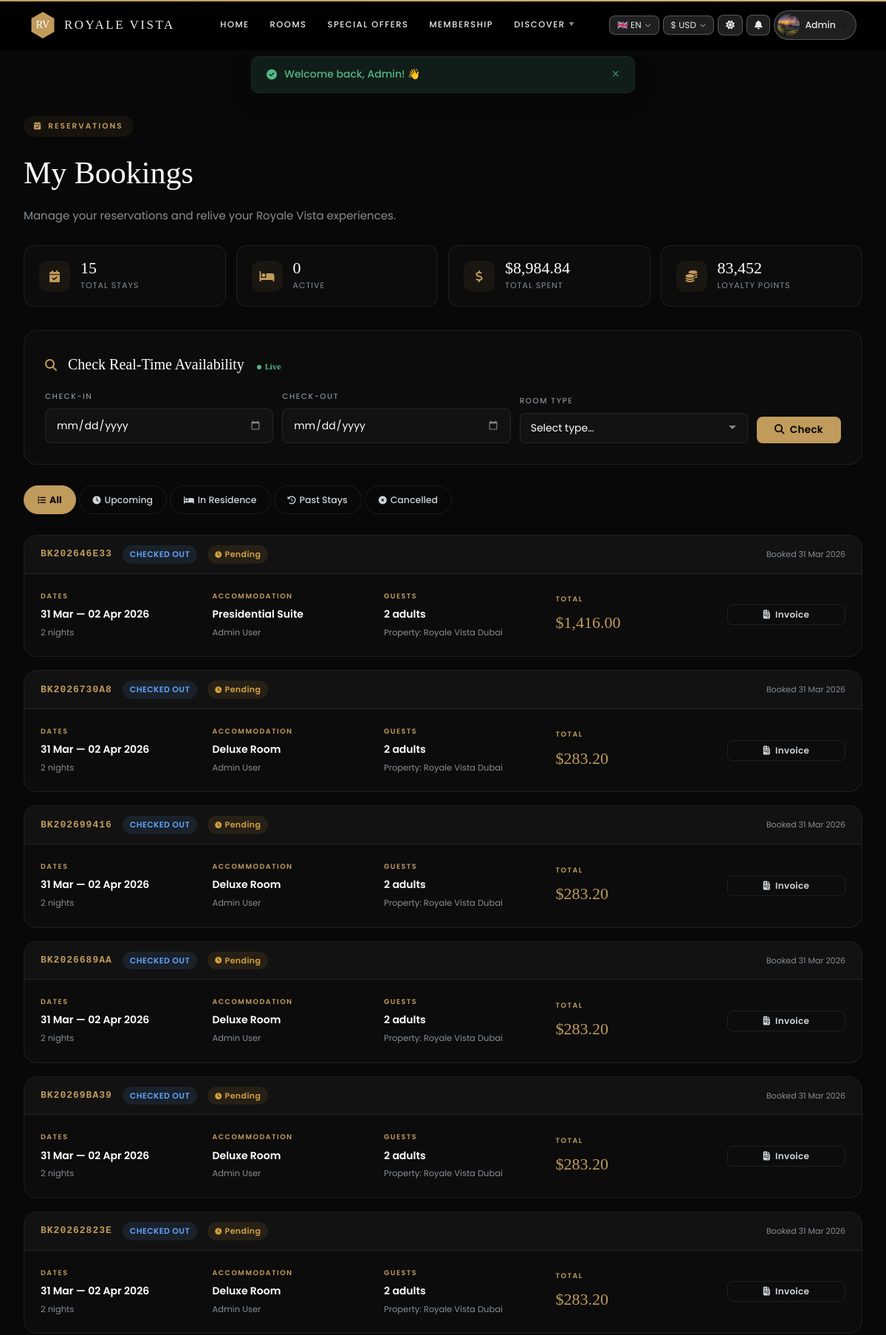
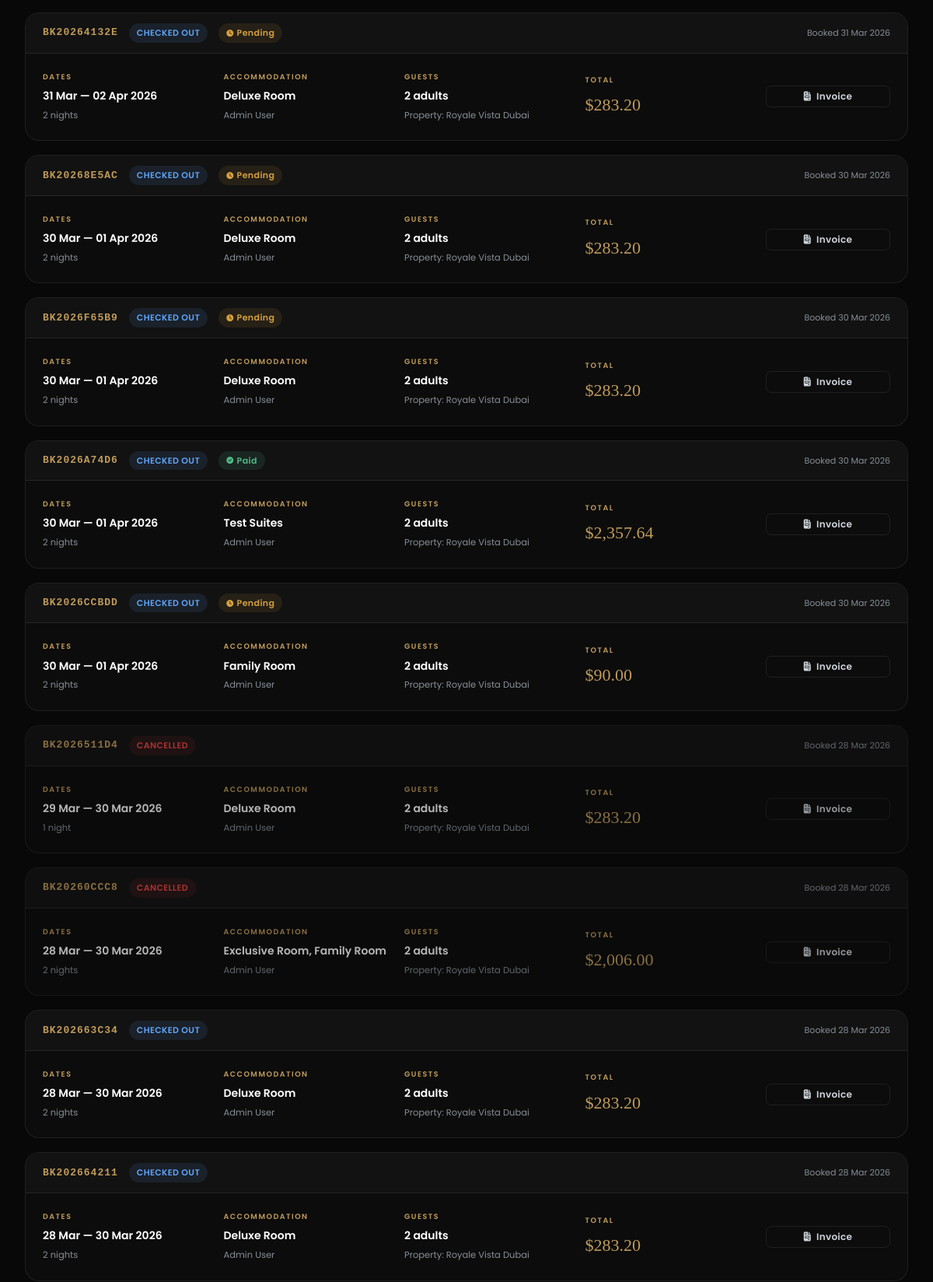
The page /bookings.php (signed in, upper part) on the database its author committed (2 pictures, top to bottom).
### tables this page shows
CREATE TABLE IF NOT EXISTS `loyalty_points` (
  `id` int NOT NULL AUTO_INCREMENT,
  `user_id` int NOT NULL,
  `total_points` int DEFAULT '0',
  `lifetime_points` int DEFAULT '0',
  `tier` enum('bronze','silver','gold','platinum') DEFAULT 'bronze',
  `updated_at` timestamp NULL DEFAULT CURRENT_TIMESTAMP ON UPDATE CURRENT_TIMESTAMP,
  PRIMARY KEY (`id`),
  UNIQUE KEY `user_id` (`user_id`)
);

CREATE TABLE IF NOT EXISTS `bookings` (
  `id` int NOT NULL AUTO_INCREMENT,
  `booking_ref` varchar(30) NOT NULL,
  `invoice_no` varchar(30) DEFAULT NULL,
  `user_id` int DEFAULT NULL,
  `guest_name` varchar(200) NOT NULL,
  `guest_email` varchar(191) NOT NULL,
  `guest_phone` varchar(30) DEFAULT NULL,
  `check_in` date NOT NULL,
  `check_out` date NOT NULL,
  `nights` int NOT NULL,
  `adults` int DEFAULT '1',
  `children` int DEFAULT '0',
  `special_req` text,
  `total_usd` decimal(10,2) NOT NULL,
  `discount_usd` decimal(10,2) DEFAULT '0.00',
  `taxes_usd` decimal(10,2) DEFAULT '0.00',
  `final_usd` decimal(10,2) NOT NULL,
  `currency` varchar(10) DEFAULT 'USD',
  `offer_code` varchar(50) DEFAULT NULL,
  `member_number` varchar(50) DEFAULT NULL,
  `pay_method` enum('card','upi','paypal','hotel') DEFAULT 'hotel',
  `pay_status` enum('pending','paid','failed','refunded') DEFAULT 'pending',
  `transaction_id` varchar(200) DEFAULT NULL,
  `paid_at` timestamp NULL DEFAULT NULL,
  `status` enum('confirmed','cancelled','checked_in','checked_out') DEFAULT 'confirmed',
  `created_at` timestamp NULL DEFAULT CURRENT_TIMESTAMP,
  PRIMARY KEY (`id`),
  UNIQUE KEY `booking_ref` (`booking_ref`),
  KEY `user_id` (`user_id`)
);

### bookings.php (the view, shortened to what this page needs)
<?php
require_once __DIR__ . '/includes/config.php';
require_once __DIR__ . '/includes/db.php';
$uid = (int)$_SESSION['user_id'];
$sf  = clean($_GET['s'] ?? 'all');
$where  = 'b.user_id = ?';
$params = [$uid];
$bks = $pdo->prepare("
    SELECT b.*,
           GROUP_CONCAT(br.room_type_name ORDER BY br.id SEPARATOR ', ') rooms_str
    FROM   bookings b
    LEFT JOIN booked_rooms br ON br.booking_ref = b.booking_ref
    WHERE  $where
    GROUP  BY b.id
    ORDER  BY b.created_at DESC
");
$bks->execute($params);
$allBks = $bks->fetchAll();
$statQ = $pdo->prepare("SELECT COUNT(*) total, COALESCE(SUM(final_usd),0) spent,
    SUM(CASE WHEN status IN ('confirmed','checked_in') THEN 1 ELSE 0 END) active
    FROM bookings WHERE user_id=?");
$statQ->execute([$uid]);
$stats = $statQ->fetch();
$loyQ = $pdo->prepare("SELECT total_points FROM loyalty_points WHERE user_id=?");
$loyQ->execute([$uid]);
$loyPts = (int)($loyQ->fetchColumn() ?? 0);
require __DIR__ . '/header.php';
?>
<div class="bk-page">
  <div class="container">
    <div style="margin-bottom: 28px">
      <div class="section-badge"><i class="fas fa-calendar-check"></i> Reservations</div>
      <h1 style="font-family:var(--serif);font-size:clamp(28px,4vw,42px);font-weight:300;margin-bottom:8px">My Bookings</h1>
      <p style="color:var(--muted);font-size:15px">Manage your reservations and relive your Royale Vista experiences.</p>
    </div>
    <div class="bk-summary">
      <div class="bk-sum-box">
        <div class="bk-sum-ico"><i class="fas fa-calendar-check"></i></div>
        <div>
          <div class="bk-sum-val"><?= $stats['total'] ?></div>
          <div class="bk-sum-lbl">Total Stays</div>
        </div>
      </div>
      <div class="bk-sum-box">
        <div class="bk-sum-ico"><i class="fas fa-bed"></i></div>
        <div>
          <div class="bk-sum-val"><?= $stats['active'] ?></div>
          <div class="bk-sum-lbl">Active</div>
        </div>
      </div>
      <div class="bk-sum-box">
        <div class="bk-sum-ico"><i class="fas fa-dollar-sign"></i></div>
        <div>
          <div class="bk-sum-val"><?= formatPrice($stats['spent']) ?></div>
          <div class="bk-sum-lbl">Total Spent</div>
        </div>
      </div>
      <div class="bk-sum-box">
        <div class="bk-sum-ico"><i class="fas fa-coins"></i></div>
        <div>
          <div class="bk-sum-val"><?= number_format($loyPts) ?></div>
          <div class="bk-sum-lbl">Loyalty Points</div>
        </div>
      </div>
    </div>
    <div class="avail-widget">
      <h3>
        <i class="fas fa-search" style="color:var(--gold);margin-right:10px;font-size:16px"></i>
        Check Real-Time Availability
        <span class="rt-live" style="margin-left:12px"><span class="rt-live-dot"></span> Live</span>
      </h3>
      <div class="avail-grid">
        <div class="form-group" style="margin:0">
          <label class="form-label">Check-in</label>
          <input type="date" class="form-control" id="avChIn" min="<?= date('Y-m-d') ?>">
        </div>
        <div class="form-group" style="margin:0">
          <label class="form-label">Check-out</label>
          <input type="date" class="form-control" id="avChOut">
        </div>
        <div class="form-group" style="margin:0">
          <label class="form-label">Room Type</label>
          <select class="form-control" id="avRoomType">
            <option value="">Select type…</option>
          </select>
        </div>
        <button class="btn btn-gold" onclick="checkAvail()" id="avBtn" style="white-space:nowrap">
          <i class="fas fa-search"></i> Check
        </button>
      </div>
    </div>
    <div class="bk-tabs">
      <?php foreach ([
        'all'         => ['All',          'fa-list'],
        'confirmed'   => ['Upcoming',     'fa-clock'],
        'checked_in'  => ['In Residence', 'fa-bed'],
        'checked_out' => ['Past Stays',   'fa-history'],
        'cancelled'   => ['Cancelled',    'fa-times-circle'],
      ] as $v => [$l, $ico]): ?>
      <a href="?s=<?= $v ?>" class="bk-tab <?= $sf===$v?'active':'' ?>">
        <i class="fas <?= $ico ?>" style="font-size:11px;margin-right:5px"></i><?= $l ?>
      </a>
      <?php endforeach; ?>
    </div>
    <?php if (empty($allBks)): ?>
    <div class="bk-empty">
      <div class="bk-empty-ico"><i class="fas fa-calendar-times"></i></div>
      <h3 style="font-family:var(--serif);font-size:26px;margin-bottom:10px">No reservations found</h3>
      <p style="color:var(--muted);margin-bottom:24px">Your next adventure awaits.</p>
      <a href="<?= $B ?>/rooms.php" class="btn btn-gold"><i class="fas fa-bed"></i> Browse Rooms</a>
    </div>
    <?php else: ?>
    <?php foreach ($allBks as $bk):
      $isCancelled = $bk['status'] === 'cancelled';
      $statusColors = [
        'confirmed'   => ['#c09b5b','rgba(192,155,91,.1)'],
        'checked_in'  => ['#22c55e','rgba(34,197,94,.1)'],
        'checked_out' => ['#60a5fa','rgba(96,165,250,.1)'],
        'cancelled'   => ['#ef4444','rgba(239,68,68,.1)'],
        'pending'     => ['#f59e0b','rgba(245,158,11,.1)'],
      ];
      [$sColor, $sBg] = $statusColors[$bk['status']] ?? ['#888','rgba(128,128,128,.1)'];
    ?>
    <div class="bk-card <?= $isCancelled?'cancelled':'' ?>" id="bkcard-<?= $bk['booking_ref'] ?>">
      <div class="bk-head">
        <div style="display:flex;align-items:center;gap:14px;flex-wrap:wrap">
          <span class="bk-ref"><?= htmlspecialchars($bk['booking_ref']) ?></span>
          <span id="badge-<?= $bk['booking_ref'] ?>" class="badge" style="background:<?= $sBg ?>;color:<?= $sColor ?>">
            <?= strtoupper(str_replace('_',' ',$bk['status'])) ?>
          </span>
          <?php if ($bk['pay_status'] === 'paid'): ?>
          <span class="badge badge-green"><i class="fas fa-check-circle" style="font-size:9px"></i> Paid</span>
          <?php elseif ($bk['pay_status'] === 'pending'): ?>
          <span class="badge badge-amber"><i class="fas fa-clock" style="font-size:9px"></i> Pending</span>
          <?php endif; ?>
        </div>
        <span class="bk-created">Booked <?= date('d M Y', strtotime($bk['created_at'])) ?></span>
      </div>
      <div class="bk-body">
        <div>
          <div class="bk-lbl">Dates</div>
          <div class="bk-val"><?= date('d M', strtotime($bk['check_in'])) ?> — <?= date('d M Y', strtotime($bk['check_out'])) ?></div>
          <div class="bk-sub"><?= nightsBetween($bk['check_in'],$bk['check_out']) ?> night<?= nightsBetween($bk['check_in'],$bk['check_out'])!=1?'s':'' ?></div>
        </div>
        <div>
          <div class="bk-lbl">Accommodation</div>
          <div class="bk-val"><?= htmlspecialchars($bk['rooms_str'] ?? 'Bespoke Selection') ?></div>
          <div class="bk-sub"><?= htmlspecialchars($bk['guest_name']) ?></div>
        </div>
        <div>
          <div class="bk-lbl">Guests</div>
          <div class="bk-val"><?= (int)$bk['adults'] ?> adult<?= $bk['adults']!=1?'s':'' ?><?= $bk['children']>0?' + '.$bk['children'].' child'.($bk['children']!=1?'ren':''):'' ?></div>
          <div class="bk-sub">Property: <?= htmlspecialchars($bk['property_name'] ?? $bk['location_name'] ?? 'Royale Vista Dubai') ?></div>
        </div>
        <div>
          <div class="bk-lbl">Total</div>
          <div class="bk-price"><?= formatPrice($bk['final_usd']) ?></div>
        </div>
        <div class="bk-acts">
          <a href="<?= $B ?>/invoice.php?ref=<?= urlencode($bk['booking_ref']) ?>" target="_blank" class="btn btn-ghost btn-sm" style="justify-content:center">
            <i class="fas fa-file-invoice"></i> Invoice
          </a>
        </div>
      </div>
    </div>
    <?php endforeach; ?>
    <?php endif; ?>
  </div>
</div>
<?php require __DIR__ . '/footer.php'; ?>

### css/animations.css (style rules this page uses)
body { animation: bodyFadeIn .4s ease; }
.btn-gold { transition: all .25s cubic-bezier(.34,1.56,.64,1); }

### bookings.php (style rules this page uses)
.bk-page { padding: 88px 0 80px; min-height: calc(100vh - 68px); background: var(--bg2); }
.bk-summary { display: grid; grid-template-columns: repeat(4, 1fr); gap: 14px; margin-bottom: 32px; }
.bk-sum-box { background: var(--card); border: 1px solid var(--bdr2); border-radius: 14px; padding: 18px 20px; display: flex; align-items: center; gap: 14px; }
.bk-sum-ico { width: 42px; height: 42px; border-radius: 12px; background: var(--gold-dim); display: flex; align-items: center; justify-content: center; color: var(--gold); font-size: 16px; flex-shrink: 0; }
.bk-sum-val { font-family: var(--serif); font-size: 22px; color: var(--text); line-height: 1.1; }
.bk-sum-lbl { font-size: 11px; color: var(--muted); text-transform: uppercase; letter-spacing: 1px; margin-top: 2px; }
.bk-tabs { display: flex; gap: 4px; margin-bottom: 28px; flex-wrap: wrap; }
.bk-tab { padding: 8px 18px; border-radius: 20px; font-size: 12.5px; font-weight: 500; border: 1px solid var(--bdr2); color: var(--text2); text-decoration: none; transition: all .2s; background: transparent; }
.bk-tab.active { background: var(--gold); color: #000; border-color: var(--gold); font-weight: 700; }
.bk-card { background: var(--card); border: 1px solid var(--bdr2); border-radius: 18px; margin-bottom: 18px; overflow: hidden; transition: box-shadow .25s, transform .25s, border-color .25s; }
.bk-card.cancelled { opacity: .7; }
.bk-head { display: flex; align-items: center; justify-content: space-between; padding: 13px 22px; background: var(--card2); border-bottom: 1px solid var(--bdr2); flex-wrap: wrap; gap: 8px; }
.bk-ref { font-family: monospace; font-size: 13px; color: var(--gold); font-weight: 700; letter-spacing: 1px; }
.bk-created { font-size: 11px; color: var(--muted); }
.bk-body { display: grid; grid-template-columns: 1fr 1fr 1fr 1fr auto; gap: 20px; padding: 22px; align-items: center; }
.bk-lbl { font-size: 9.5px; color: var(--gold); letter-spacing: 1.5px; text-transform: uppercase; margin-bottom: 5px; font-weight: 600; }
.bk-val { font-size: 14px; font-weight: 600; color: var(--text); }
.bk-sub { font-size: 11.5px; color: var(--muted); margin-top: 3px; }
.bk-price { font-family: var(--serif); font-size: 22px; color: var(--gold); font-weight: 300; }
.bk-acts { display: flex; flex-direction: column; gap: 8px; min-width: 160px; }
.rt-live { display: inline-flex; align-items: center; gap: 5px; font-size: 10px; color: var(--green); font-weight: 600; }
.rt-live-dot { width: 6px; height: 6px; border-radius: 50%; background: var(--green); animation: livePulse 1.8s ease-in-out infinite; }
.avail-widget { background: var(--card); border: 1px solid var(--bdr2); border-radius: 18px; padding: 28px; margin-bottom: 28px; }
.avail-widget h3 { font-family: var(--serif); font-size: 20px; font-weight: 400; margin-bottom: 18px; }
.avail-grid { display: grid; grid-template-columns: 1fr 1fr 1fr auto; gap: 12px; align-items: end; }

### footer.php (style rules this page uses)
body { top: 0 !important; }

### rows shown on the page
loyalty_points: total_points "83,452"
bookings: booking_ref "BK202646E33", status "CHECKED OUT", pay_status "pending" (drawn), created_at "31 Mar 2026", check_in "31 Mar", check_out "02 Apr 2026", nightsBetween($bk['check_in'],$bk['check_out']) "2", rooms_str "Presidential Suite", guest_name "Admin User", adults "2", property_name "Royale Vista Dubai", final_usd "$1,416.00"
bookings: booking_ref "BK2026730A8", status "CHECKED OUT", pay_status "pending" (drawn), created_at "31 Mar 2026", check_in "31 Mar", check_out "02 Apr 2026", nightsBetween($bk['check_in'],$bk['check_out']) "2", rooms_str "Deluxe Room", guest_name "Admin User", adults "2", property_name "Royale Vista Dubai", final_usd "$283.20"
bookings: booking_ref "BK202699416", status "CHECKED OUT", pay_status "pending" (drawn), created_at "31 Mar 2026", check_in "31 Mar", check_out "02 Apr 2026", nightsBetween($bk['check_in'],$bk['check_out']) "2", rooms_str "Deluxe Room", guest_name "Admin User", adults "2", property_name "Royale Vista Dubai", final_usd "$283.20"
bookings: booking_ref "BK2026689AA", status "CHECKED OUT", pay_status "pending" (drawn), created_at "31 Mar 2026", check_in "31 Mar", check_out "02 Apr 2026", nightsBetween($bk['check_in'],$bk['check_out']) "2", rooms_str "Deluxe Room", guest_name "Admin User", adults "2", property_name "Royale Vista Dubai", final_usd "$283.20"
bookings: booking_ref "BK20269BA39", status "CHECKED OUT", pay_status "pending" (drawn), created_at "31 Mar 2026", check_in "31 Mar", check_out "02 Apr 2026", nightsBetween($bk['check_in'],$bk['check_out']) "2", rooms_str "Deluxe Room", guest_name "Admin User", adults "2", property_name "Royale Vista Dubai", final_usd "$283.20"
bookings: booking_ref "BK20262823E", status "CHECKED OUT", pay_status "pending" (drawn), created_at "31 Mar 2026", check_in "31 Mar", check_out "02 Apr 2026", nightsBetween($bk['check_in'],$bk['check_out']) "2", rooms_str "Deluxe Room", guest_name "Admin User", adults "2", property_name "Royale Vista Dubai", final_usd "$283.20"
bookings: booking_ref "BK20264132E", status "CHECKED OUT", pay_status "pending" (drawn), created_at "31 Mar 2026", check_in "31 Mar", check_out "02 Apr 2026", nightsBetween($bk['check_in'],$bk['check_out']) "2", rooms_str "Deluxe Room", guest_name "Admin User", adults "2", property_name "Royale Vista Dubai", final_usd "$283.20"
bookings: booking_ref "BK20268E5AC", status "CHECKED OUT", pay_status "pending" (drawn), created_at "30 Mar 2026", check_in "30 Mar", check_out "01 Apr 2026", nightsBetween($bk['check_in'],$bk['check_out']) "2", rooms_str "Deluxe Room", guest_name "Admin User", adults "2", property_name "Royale Vista Dubai", final_usd "$283.20"
bookings: booking_ref "BK2026F65B9", status "CHECKED OUT", pay_status "pending" (drawn), created_at "30 Mar 2026", check_in "30 Mar", check_out "01 Apr 2026", nightsBetween($bk['check_in'],$bk['check_out']) "2", rooms_str "Deluxe Room", guest_name "Admin User", adults "2", property_name "Royale Vista Dubai", final_usd "$283.20"
bookings: booking_ref "BK2026A74D6", status "CHECKED OUT", pay_status "paid" (drawn), created_at "30 Mar 2026", check_in "30 Mar", check_out "01 Apr 2026", nightsBetween($bk['check_in'],$bk['check_out']) "2", rooms_str "Test Suites", guest_name "Admin User", adults "2", property_name "Royale Vista Dubai", final_usd "$2,357.64"
bookings: booking_ref "BK2026CCBDD", status "CHECKED OUT", pay_status "pending" (drawn), created_at "30 Mar 2026", check_in "30 Mar", check_out "01 Apr 2026", nightsBetween($bk['check_in'],$bk['check_out']) "2", rooms_str "Family Room", guest_name "Admin User", adults "2", property_name "Royale Vista Dubai", final_usd "$90.00"
bookings: booking_ref "BK2026511D4", status "CANCELLED", created_at "28 Mar 2026", check_in "29 Mar", check_out "30 Mar 2026", nightsBetween($bk['check_in'],$bk['check_out']) "1", rooms_str "Deluxe Room", guest_name "Admin User", adults "2", property_name "Royale Vista Dubai", final_usd "$283.20"
bookings: booking_ref "BK20260CCC8", status "CANCELLED", created_at "28 Mar 2026", check_in "28 Mar", check_out "30 Mar 2026", nightsBetween($bk['check_in'],$bk['check_out']) "2", rooms_str "Exclusive Room, Family Room", guest_name "Admin User", adults "2", property_name "Royale Vista Dubai", final_usd "$2,006.00"
bookings: booking_ref "BK202663C34", status "CHECKED OUT", created_at "28 Mar 2026", check_in "28 Mar", check_out "30 Mar 2026", nightsBetween($bk['check_in'],$bk['check_out']) "2", rooms_str "Deluxe Room", guest_name "Admin User", adults "2", property_name "Royale Vista Dubai", final_usd "$283.20"
bookings: booking_ref "BK202664211", status "CHECKED OUT", created_at "28 Mar 2026", check_in "28 Mar", check_out "30 Mar 2026", nightsBetween($bk['check_in'],$bk['check_out']) "2", rooms_str "Deluxe Room", guest_name "Admin User", adults "2", property_name "Royale Vista Dubai", final_usd "$283.20"

### other values the page prints
$flash['msg'] "Welcome back, Admin! 👋"
t('home','Home') "HOME"
t('rooms','Rooms & Suites') "ROOMS"
t('offers','Offers') "SPECIAL OFFERS"
t('membership','Membership') "MEMBERSHIP"
t('discover','Discover') "DISCOVER"
LANGUAGES[$lang_]['flag'] "🇬🇧"
$lang_ "EN"
CURRENCIES[$curr]['symbol'] "$"
$curr "USD"
explode(' ',$userName?:'Account')[0] "Admin"
$stats['total'] "15"
$stats['active'] "0"
formatPrice($stats['spent']) "$8,984.84"
$l "All"
